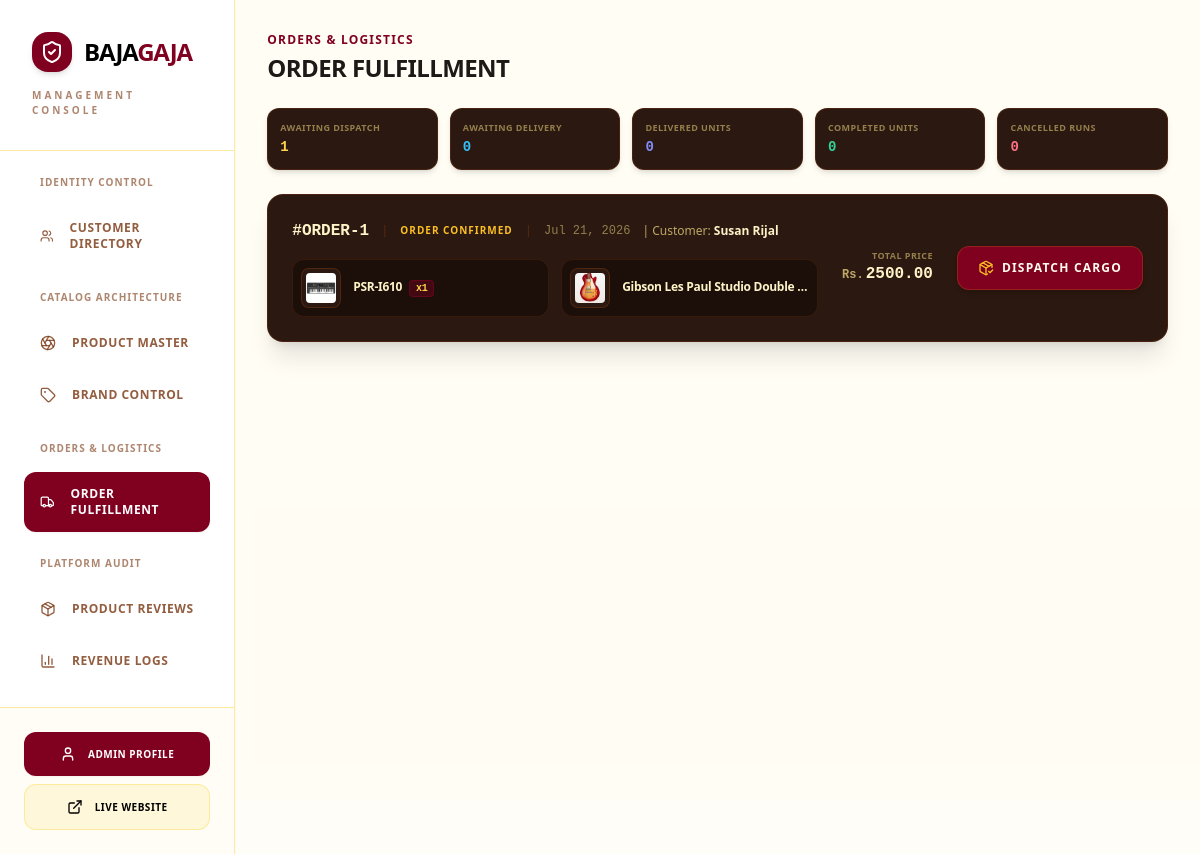
Before: /dashboard/admin/?section=order-fulfillment (signed in) with the older database file.
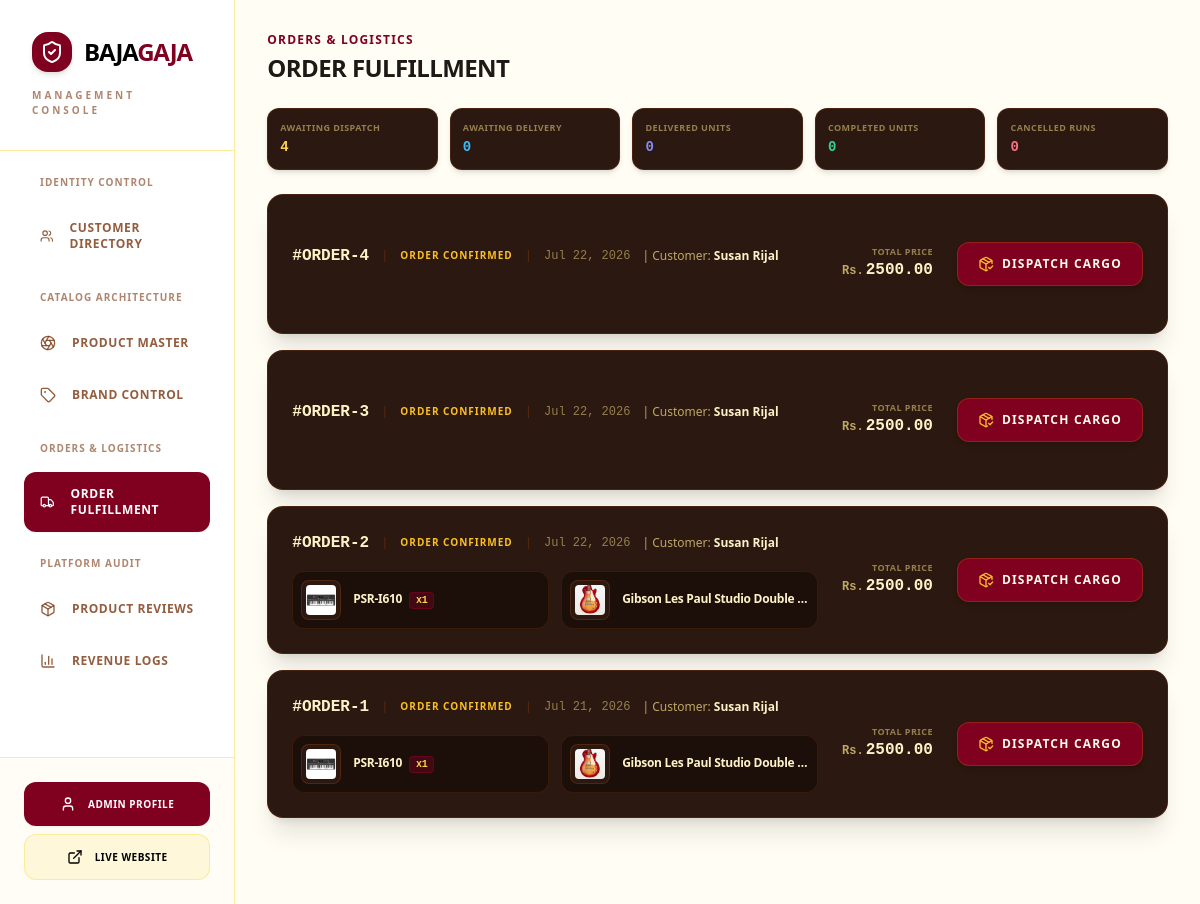
After: the same page with the newer database file.
### bg_app/models.py (models this page shows, shortened)
class Order(models.Model):
    class Status(models.TextChoices):
        CONFIRMED = 'confirmed', 'Order Confirmed'
        SHIPPING = 'shipping', 'In Transit'
        DELIVERED = 'delivered', 'Delivered'
        COMPLETED = 'completed', 'Completed'
        CANCELLED = 'cancelled', 'Cancelled'
    class PaymentMethod(models.TextChoices):
        ESEWA = 'esewa', 'Esewa'
        COD = 'cod', 'Cash on Delivery'
    customer = models.ForeignKey(User, on_delete=models.CASCADE, related_name='orders')
    total_amount = models.DecimalField(max_digits=12, decimal_places=2)
    status = models.CharField(max_length=20, choices=Status.choices, default=Status.CONFIRMED)
    transaction_id = models.CharField(max_length=100, blank=True, null=True)
    shipping_address = models.TextField()
    payment_method = models.CharField(max_length=20, choices=PaymentMethod.choices, default=PaymentMethod.ESEWA)
    created_at = models.DateTimeField(auto_now_add=True)

class User(AbstractUser):
    phone = models.CharField(max_length=20, blank=True)
    address = models.TextField(blank=True)
    profile_picture = models.ImageField(upload_to='images/user/', blank=True, null=True)

class OrderItem(models.Model):
    order = models.ForeignKey(Order, on_delete=models.CASCADE, related_name='items')
    product = models.ForeignKey(Product, on_delete=models.CASCADE)
    price_at_purchase = models.DecimalField(max_digits=10, decimal_places=2)
    quantity = models.PositiveIntegerField(default=1)

class Product(models.Model):
    class Category(models.TextChoices):
        GUITARS = 'guitars', 'Guitars & Basses'
        KEYBOARDS = 'keyboards', 'Keyboards & Synthesizers'
        DRUMS = 'drums', 'Drums & Percussion'
        TRADITIONAL = 'traditional', 'Traditional & Folk'
        WIND = 'wind', 'Wind & Brass'
        STUDIO = 'studio', 'Studio & Recording'
        AMPS_EFFECTS = 'amps_effects', 'Amps & Effect Pedals'
        ACCESSORIES = 'accessories', 'Accessories & Cables'
    class Condition(models.TextChoices):
        NEW = 'new', 'Brand New (Sealed)'
        REFURBISHED = 'refurbished', 'Factory Refurbished'
        USED = 'used', 'Pre-Owned / Good'
    brand = models.ForeignKey(Brand, on_delete=models.SET_NULL, null=True, related_name='products')
    name = models.CharField(max_length=255)
    category = models.CharField(max_length=20, choices=Category.choices)
    condition = models.CharField(max_length=20, choices=Condition.choices, default=Condition.NEW)
    description = models.TextField()
    price = models.DecimalField(max_digits=10, decimal_places=2)
    stock = models.PositiveIntegerField(default=0)
    product_image = models.ImageField(upload_to='images/products/')
    sku = models.CharField(max_length=100, unique=True, blank=True, null=True)
    is_active = models.BooleanField(default=True)
    created_at = models.DateTimeField(auto_now_add=True)

### bg_app/views/dashboard.py (the view)
# urls.py: path('dashboard/admin/', admin_dashboard_view, name='admin_dashboard'),
@login_required
def admin_dashboard_view(request):
    if not request.user.is_staff:
        messages.error(request, "You are not authorized to access this page.")
        return redirect('/')
    section = request.GET.get('section', 'customer-management')
    context = {
        'section': section,
        'awaiting_dispatch_count': Order.objects.filter(status=Order.Status.CONFIRMED).count(),
        'awaiting_delivery_count': Order.objects.filter(status=Order.Status.SHIPPING).count(),
        'delivered_count': Order.objects.filter(status=Order.Status.DELIVERED).count(),
        'completed_count': Order.objects.filter(status=Order.Status.COMPLETED).count(),
        'cancelled_count': Order.objects.filter(status=Order.Status.CANCELLED).count(),
    }
    if section == 'customer-management':
        context['customers'] = User.objects.filter(is_staff=False)
    if section == 'brand-management':
        context['brands'] = Brand.objects.all().order_by('name')
    if section == 'product-management':
        context['products'] = Product.objects.all().order_by('-created_at')
    if section == 'order-fulfillment':
        context['orders'] = Order.objects.all().order_by('-created_at')
    if section == 'product-reviews':
        context['product_reviews'] = None
    if section == 'revenue-logs':
        context['revenue_logs'] = None
    return render(request, 'dashboard/admin_dashboard.html', context)

### bg_app/templates/dashboard/admin_dashboard.html (shortened to what the changed rows need)
<!DOCTYPE html>
<html lang="en">
<head>
    {% load static %}
    <link href="{% static 'css/styles.css' %}" rel="stylesheet" />
</head>
<body class="bg-amber-50/30 flex min-h-screen overflow-hidden text-amber-950">
    <aside class="w-80 bg-white text-amber-950 flex flex-col shadow-sm relative z-30 border-r border-amber-200/80">
        <div class="p-8 border-b border-amber-200/80">
            <div class="flex items-center gap-3">
                <h1 class="text-2xl font-black tracking-tighter uppercase text-amber-950">
                    Baja<span class="text-[#800020]">Gaja</span>
                </h1>
            </div>
        </div>
    </aside>
    <main class="flex-grow flex flex-col h-screen overflow-y-auto bg-amber-50/30 p-6 sm:p-8">
        {% if section == 'customer-management' or not section %}
            {% include 'dashboard/admin/_customer_management.html' %}
        {% elif section == 'product-management' %}
            {% include 'dashboard/admin/_product_management.html' %}
        {% elif section == 'brand-management' %}
            {% include 'dashboard/admin/_brand_management.html' %}
        {% elif section == 'order-fulfillment' %}
            {% include 'dashboard/admin/_order_fulfillment.html' %}
        {% elif section == 'product-reviews' %}
            {% include 'dashboard/admin/_product_reviews.html' %}
        {% elif section == 'revenue-logs' %}
            {% include 'dashboard/admin/_revenue_logs.html' %}
        {% endif %}
    </main>
</body>
</html>

### bg_app/templates/dashboard/admin/_order_fulfillment.html (shortened to what the changed rows need)
<div class="space-y-6">
    <div class="flex flex-col xl:flex-row xl:items-center justify-between gap-6">
        <div>
            <h2 class="text-xs font-bold uppercase tracking-widest text-[#800020] mb-1">Orders & Logistics</h2>
            <h1 class="text-2xl font-black text-stone-900 tracking-tight uppercase">Order Fulfillment</h1>
        </div>
        <div class="grid grid-cols-2 sm:grid-cols-5 gap-3 w-full xl:w-auto">
            <div class="bg-[#2b1810] border border-amber-900/40 rounded-xl p-3 flex flex-col justify-center min-w-[140px] shadow-md">
                <span class="text-[9px] uppercase font-black tracking-wider text-amber-200/50 block mb-0.5">Awaiting Dispatch</span>
                <span class="text-sm font-bold font-mono text-amber-300">{{ awaiting_dispatch_count }}</span>
            </div>
        </div>
    </div>
    <div class="space-y-4">
        {% for order in orders %}
            <div class="bg-[#2b1810] border border-amber-900/40 rounded-2xl p-6 min-h-[140px] flex flex-col lg:flex-row lg:items-center justify-between gap-6 hover:border-[#800020] transition-all shadow-xl group">
                <div class="space-y-4 flex-grow w-full">
                    <div class="flex flex-wrap items-center gap-3">
                        <span class="font-mono font-black text-base text-amber-100">#ORDER-{{ order.id }}</span>
                        <span class="text-xs text-amber-900/60 font-mono">|</span>
                        <span class="text-[10px] font-black uppercase tracking-widest
                            {% if order.status == 'confirmed' %} text-amber-400
                            {% elif order.status == 'shipping' %} text-sky-400
                            {% elif order.status == 'delivered' %} text-indigo-300
                            {% elif order.status == 'cancelled' %} text-rose-400
                            {% else %} text-emerald-400 {% endif %}">
                            {{ order.get_status_display }}
                        </span>
                        <span class="text-xs text-amber-900/60 font-mono">|</span>
                        <span class="text-xs text-amber-200/50 font-mono">{{ order.created_at|date:"M d, Y" }}</span>
                        <span class="text-xs text-amber-200/70 font-medium">| Customer: <strong class="text-amber-100">{{ order.customer.get_full_name }}</strong></span>
                    </div>
                    <div class="grid grid-cols-1 sm:grid-cols-2 gap-3 max-w-4xl">
                        {% for item in order.items.all %}
                            <div class="flex items-center gap-3 bg-[#1c0f0a] border border-amber-900/30 p-2 rounded-xl">
                                <div class="w-10 h-10 bg-[#2b1810] border border-amber-900/50 rounded-lg overflow-hidden flex items-center justify-center p-1 shrink-0">
                                    {% if item.product.product_image %}
                                        <img src="{{ item.product.product_image.url }}" alt="{{ item.product.name }}" class="w-full h-full object-cover rounded">
                                    {% else %}
                                        <i data-lucide="music" class="w-5 h-5 text-amber-500/40"></i>
                                    {% endif %}
                                </div>
                                <span class="text-amber-100 text-xs font-bold tracking-tight truncate flex-grow">
                                    {{ item.product.name }}
                                    <span class="text-amber-300 bg-[#800020]/40 px-1.5 py-0.5 rounded border border-[#800020]/60 text-[10px] font-mono font-bold ml-1">x{{ item.quantity }}</span>
                                </span>
                            </div>
                        {% endfor %}
                    </div>
                </div>
                <div class="flex flex-wrap sm:flex-nowrap items-center justify-between lg:justify-end gap-6 border-t lg:border-t-0 border-amber-900/30 pt-4 lg:pt-0 shrink-0 w-full lg:w-auto">
                    <div class="flex flex-col lg:text-right">
                        <span class="text-[9px] uppercase font-bold tracking-wider text-amber-200/50">Total Price</span>
                        <div class="flex items-baseline gap-0.5">
                            <span class="text-xs font-mono font-bold text-amber-200/70">Rs.</span>
                            <span class="text-base font-mono font-black text-amber-100">{{ order.total_amount }}</span>
                        </div>
                    </div>
                    <div class="flex items-center gap-2 w-full sm:w-auto justify-end">
                        {% if order.status == 'confirmed' %}
                        <a href="/order/dispatch/{{ order.id }}" class="bg-[#800020] hover:bg-[#500014] border border-amber-500/20 text-amber-50 font-black h-11 px-5 rounded-xl transition-all flex items-center justify-center gap-2 text-xs uppercase tracking-widest active:scale-95 whitespace-nowrap shadow-md">
                            <i data-lucide="package-check" class="w-4 h-4 text-amber-400"></i>
                            <span>Dispatch Cargo</span>
                        </a>
                        {% elif order.status == 'cancelled' %}
                        <div class="bg-rose-950/80 border border-rose-800 text-rose-300 font-black h-11 px-5 rounded-xl flex items-center justify-center gap-2 text-xs uppercase tracking-widest shadow-md select-none min-w-[110px]">
                            <i data-lucide="x-circle" class="w-4 h-4 text-rose-400"></i>
                            <span>Order Cancelled</span>
                        </div>
                        {% endif %}
                    </div>
                </div>
            </div>
        {% endfor %}
    </div>
</div>

Changed rows visible on the page:
added Order: id "4", status "ORDER CONFIRMED", created_at "Jul 22, 2026", customer.get_full_name "Susan Rijal", total_amount "2500.00"
added Order: id "3", status "ORDER CONFIRMED", created_at "Jul 22, 2026", customer.get_full_name "Susan Rijal", total_amount "2500.00"
added Order: id "2", status "ORDER CONFIRMED", created_at "Jul 22, 2026", customer.get_full_name "Susan Rijal", total_amount "2500.00"
added OrderItem: product.product_image (picture), product.name "PSR-I610", quantity "1", shown under "2"
added OrderItem: product.product_image (picture), product.name "Gibson Les Paul Studio Double…", shown under "2"
Other visible differences:
{{ awaiting_dispatch_count }}: "1" → "4"
